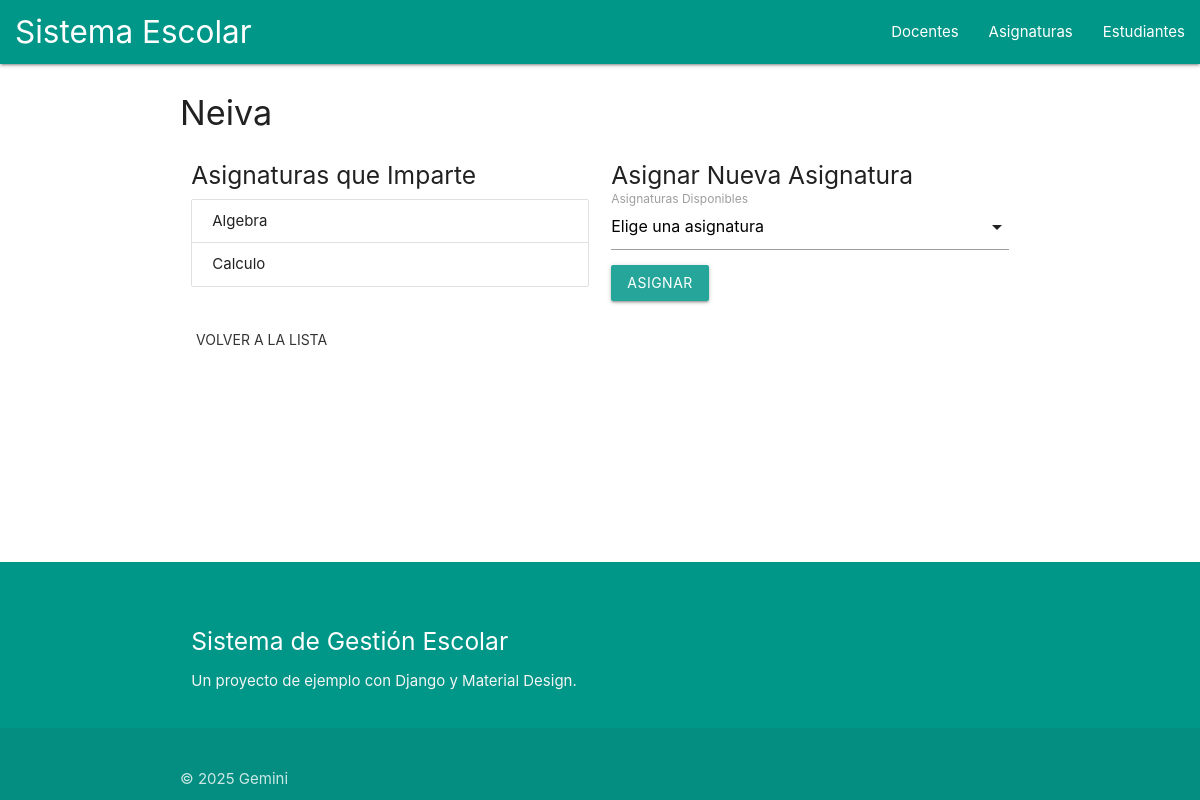
The page /docentes/1/ on the database its author committed.
### escuela/models.py (models this page shows, shortened)
class Docente(models.Model):
    nombre = models.CharField(max_length=100)

class Asignatura(models.Model):
    nombre = models.CharField(max_length=100)
    docente = models.ForeignKey(Docente, on_delete=models.CASCADE, related_name='asignaturas')

### escuela/views.py (the view)
# urls.py: path('docentes/<int:pk>/', docente_detail, name='docente_detail'),
def docente_detail(request, pk):
    docente = get_object_or_404(Docente, pk=pk)
    if request.method == 'POST':
        asignatura_id = request.POST.get('asignatura')
        if asignatura_id:
            asignatura = get_object_or_404(Asignatura, pk=asignatura_id)
            docente.asignaturas.add(asignatura)
    todas_las_asignaturas = Asignatura.objects.all()
    return render(request, 'escuela/docente_detail.html', {
        'docente': docente,
        'todas_las_asignaturas': todas_las_asignaturas
    })

### escuela/templates/escuela/docente_detail.html (shortened to what this page needs)
{% extends 'escuela/base.html' %}
{% block content %}
<h4>{{ docente.nombre }}</h4>
<div class="row">
    <div class="col s12 m6">
        <h5>Asignaturas que Imparte</h5>
        <ul class="collection">
            {% for asignatura in docente.asignaturas.all %}
                <li class="collection-item">{{ asignatura.nombre }}</li>
            {% empty %}
                <li class="collection-item">Este docente no imparte ninguna asignatura.</li>
            {% endfor %}
        </ul>
    </div>
    <div class="col s12 m6">
        <h5>Asignar Nueva Asignatura</h5>
        <form method="post">
            <div class="input-field">
                <label>Asignaturas Disponibles</label>
            </div>
            <button type="submit" class="btn waves-effect waves-light">Asignar</button>
        </form>
    </div>
</div>
<a href="{% url 'docente_list' %}" class="btn-flat waves-effect waves-light">Volver a la lista</a>
{% endblock %}

### escuela/templates/escuela/base.html (style rules this page uses)
body { display: flex; min-height: 100vh; flex-direction: column; }

### rows shown on the page
Docente: nombre "Neiva"
Asignatura: nombre "Algebra"
Asignatura: nombre "Calculo"
